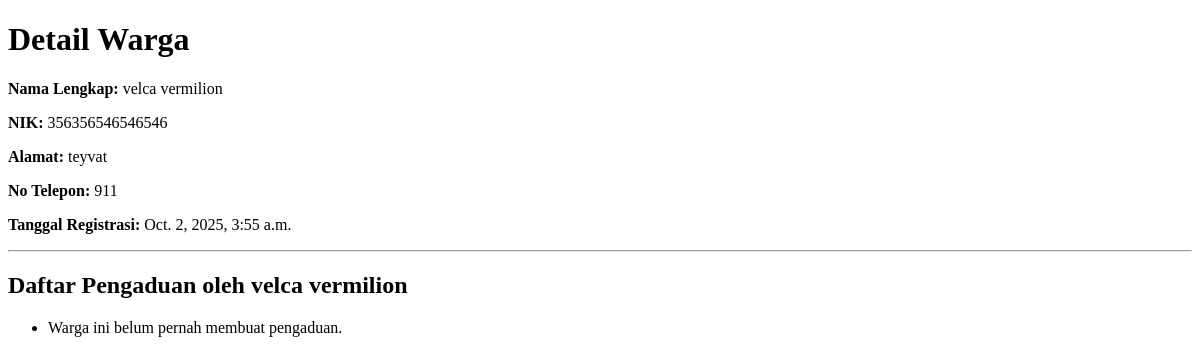
The page /warga/1/ on the database as committed earlier.
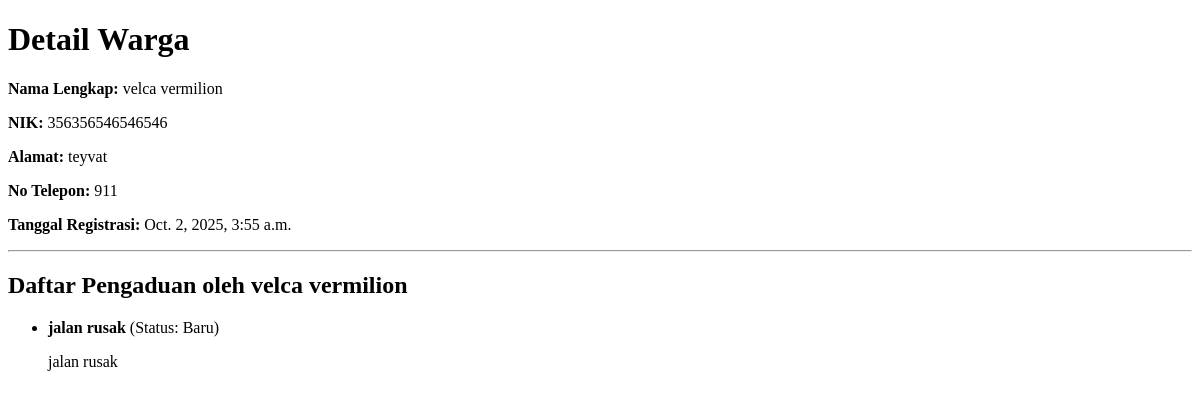
The same page on the database as committed later.
### warga/models.py (models this page shows, shortened)
class Pengaduan(models.Model):
    STATUS_CHOICES = [
        ('BARU', 'Baru'),
        ('DIPROSES', 'Diproses'),
        ('SELESAI', 'Selesai'),
    ]
    judul = models.CharField(max_length=200)
    deskripsi = models.TextField()
    status = models.CharField(max_length=10, choices=STATUS_CHOICES, default='BARU')
    tanggal_lapor = models.DateTimeField(auto_now_add=True)
    pelapor = models.ForeignKey(Warga, on_delete=models.CASCADE, related_name='pengaduan')

### warga/views.py (the view)
# urls.py: path('<int:pk>/', WargaDetailView.as_view(), name='warga_detail'),
class WargaDetailView(DetailView):
    model = Warga

### warga/templates/warga/warga_detail.html (shortened to what this page needs)
<!DOCTYPE html>
<html lang="en">
<head>
</head>
<body>
    <h1>Detail Warga</h1>
    <p><strong>Nama Lengkap:</strong> {{ object.nama_lengkap }}</p>
    <p><strong>NIK:</strong> {{ object.nik }}</p>
    <p><strong>Alamat:</strong> {{ object.alamat }}</p>
    <p><strong>No Telepon:</strong> {{ object.no_telepon }}</p>
    <p><strong>Tanggal Registrasi:</strong> {{ object.tanggal_registrasi }}</p>
<hr>
<h2>Daftar Pengaduan oleh {{ object.nama_lengkap }}</h2>
<ul>
    {% for aduan in object.pengaduan.all %}
        <li>
            <strong>{{ aduan.judul }}</strong> (Status: {{ aduan.get_status_display }})
            <p>{{ aduan.deskripsi }}</p>
        </li>
    {% empty %}
        <li>Warga ini belum pernah membuat pengaduan.</li>
    {% endfor %}
</ul>
</body>
</html>

Rows that differ between the two databases and show on the page:
added Pengaduan: judul "jalan rusak", status "Baru", deskripsi "jalan rusak"
Other text that changed with them:
text no longer shown: "Warga ini belum pernah membuat pengaduan."
